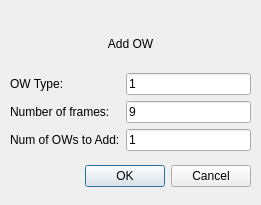
<?xml version="1.0" encoding="UTF-8"?>
<ui version="4.0">
 <class>Dialog</class>
 <widget class="QDialog" name="Dialog">
  <property name="geometry">
   <rect>
    <x>0</x>
    <y>0</y>
    <width>261</width>
    <height>205</height>
   </rect>
  </property>
  <property name="windowTitle">
   <string>Dialog</string>
  </property>
  <widget class="QDialogButtonBox" name="buttonBox">
   <property name="geometry">
    <rect>
     <x>20</x>
     <y>160</y>
     <width>231</width>
     <height>32</height>
    </rect>
   </property>
   <property name="orientation">
    <enum>Qt::Horizontal</enum>
   </property>
   <property name="standardButtons">
    <set>QDialogButtonBox::Cancel|QDialogButtonBox::Ok</set>
   </property>
  </widget>
  <widget class="QWidget" name="gridLayoutWidget">
   <property name="geometry">
    <rect>
     <x>10</x>
     <y>20</y>
     <width>241</width>
     <height>131</height>
    </rect>
   </property>
   <layout class="QGridLayout" name="gridLayout">
    <item row="0" column="0" colspan="2">
     <widget class="QLabel" name="label">
      <property name="text">
       <string>Add OW</string>
      </property>
      <property name="textFormat">
       <enum>Qt::AutoText</enum>
      </property>
      <property name="scaledContents">
       <bool>false</bool>
      </property>
      <property name="alignment">
       <set>Qt::AlignCenter</set>
      </property>
     </widget>
    </item>
    <item row="1" column="0">
     <widget class="QLabel" name="label_2">
      <property name="text">
       <string>OW Type:</string>
      </property>
     </widget>
    </item>
    <item row="3" column="0">
     <widget class="QLabel" name="label_4">
      <property name="text">
       <string>Num of OWs to Add:</string>
      </property>
     </widget>
    </item>
    <item row="2" column="0">
     <widget class="QLabel" name="label_3">
      <property name="text">
       <string>Number of frames:</string>
      </property>
     </widget>
    </item>
    <item row="3" column="1">
     <widget class="QLineEdit" name="owNumLineEdit">
      <property name="text">
       <string>1</string>
      </property>
     </widget>
    </item>
    <item row="2" column="1">
     <widget class="QLineEdit" name="framesNumLineEdit">
      <property name="text">
       <string>9</string>
      </property>
     </widget>
    </item>
    <item row="1" column="1">
     <widget class="QLineEdit" name="owTypeLineEdit">
      <property name="text">
       <string>1</string>
      </property>
     </widget>
    </item>
   </layout>
  </widget>
 </widget>
 <resources/>
 <connections>
  <connection>
   <sender>buttonBox</sender>
   <signal>accepted()</signal>
   <receiver>Dialog</receiver>
   <slot>accept()</slot>
   <hints>
    <hint type="sourcelabel">
     <x>248</x>
     <y>254</y>
    </hint>
    <hint type="destinationlabel">
     <x>157</x>
     <y>274</y>
    </hint>
   </hints>
  </connection>
  <connection>
   <sender>buttonBox</sender>
   <signal>rejected()</signal>
   <receiver>Dialog</receiver>
   <slot>reject()</slot>
   <hints>
    <hint type="sourcelabel">
     <x>316</x>
     <y>260</y>
    </hint>
    <hint type="destinationlabel">
     <x>286</x>
     <y>274</y>
    </hint>
   </hints>
  </connection>
 </connections>
</ui>
